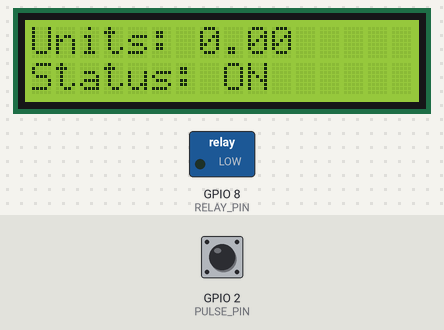
A sketch run on a simulated ESP32-S3. Parts: 16×2 character LCD, switched loads named in the sketch (green lamp = pin HIGH). The inputs (shaded band) are chosen by the test bench; at power-on: GPIO 2 (PULSE_PIN) HIGH. What the sketch prints to the serial monitor is not drawn.

Above: at 5.6 s.
5.7 s: GPIO 2 (PULSE_PIN) pulled LOW for 0.15 s
8.8 s: GPIO 2 (PULSE_PIN) pulled LOW for 1 s
At 10.6 s:
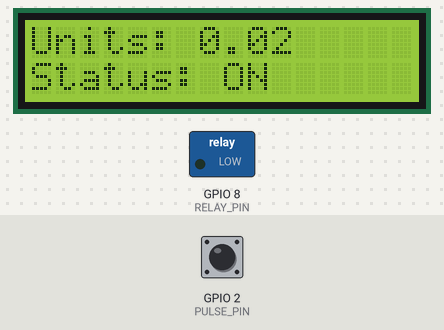
11.5 s: GPIO 2 (PULSE_PIN) pulled LOW for 0.15 s
14.6 s: GPIO 2 (PULSE_PIN) pulled LOW for 1 s
At 15.6 s:
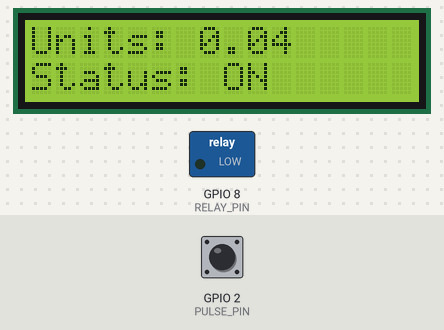
Timing chart, 0 to 17.6 s (numbered marks = the images above; inputs shaded):
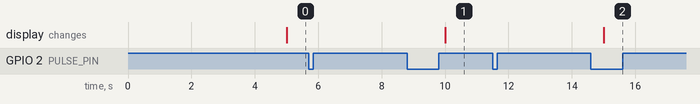

Measured:
- after the input at 5.7 s, every drawn part: stays the same
- after the input at 8.8 s, the display: changes after 1.2 s (image 1)
- after the input at 11.5 s, every drawn part: stays the same
- after the input at 14.6 s, the display: changes after 0.40 s (image 2)

The sketch:

smart-meter.ino
```cpp
// Arduino Smart Meter Firmware
// ------------------------------------------------------------
// Counts pulses from an optocoupler, displays units on a 16x2 LCD, controls a relay,
// and sends unit values over Serial for ESP8266 bridging.
// ------------------------------------------------------------

#include <LiquidCrystal.h>

// ----- Pin configuration -----
const uint8_t PULSE_PIN = 2;        // Interrupt‑capable pin
const uint8_t RELAY_PIN = 8;        // Relay control
// LCD pins (RS, EN, D4, D5, D6, D7)
const uint8_t LCD_RS = 12;
const uint8_t LCD_EN = 11;
const uint8_t LCD_D4 = 5;
const uint8_t LCD_D5 = 4;
const uint8_t LCD_D6 = 3;
const uint8_t LCD_D7 = 6;

LiquidCrystal lcd(LCD_RS, LCD_EN, LCD_D4, LCD_D5, LCD_D6, LCD_D7);

// ----- Runtime variables -----
volatile unsigned long pulseCount = 0;   // updated in ISR
const float UNITS_PER_PULSE = 0.01;      // 100 pulses = 1 kWh (adjust as needed)
const float THRESHOLD_UNITS = 1.0;      // turn relay off when >= threshold

unsigned long lastPrint = 0;            // millis timer for Serial output
const unsigned long PRINT_INTERVAL = 5000; // 5 s

// ------------------------------------------------------------
void IRAM_ATTR pulseISR() {
  pulseCount++;
}

void setup() {
  pinMode(PULSE_PIN, INPUT_PULLUP);
  attachInterrupt(digitalPinToInterrupt(PULSE_PIN), pulseISR, FALLING);

  pinMode(RELAY_PIN, OUTPUT);
  digitalWrite(RELAY_PIN, LOW); // relay OFF initially (assumes LOW = off)

  lcd.begin(16, 2);
  lcd.print("Units: 0.00");
  lcd.setCursor(0, 1);
  lcd.print("Status: OK   ");

  Serial.begin(115200);
  Serial.println(F("SMART_METER_READY"));
}

void loop() {
  unsigned long now = millis();
  if (now - lastPrint >= PRINT_INTERVAL) {
    float units = pulseCount * UNITS_PER_PULSE;
    // Update LCD
    lcd.setCursor(7, 0);
    lcd.print("      "); // clear
    lcd.setCursor(7, 0);
    lcd.print(units, 2);
    // Relay logic
    if (units >= THRESHOLD_UNITS) {
      digitalWrite(RELAY_PIN, HIGH); // turn load OFF (assumes HIGH disables)
      lcd.setCursor(8, 1);
      lcd.print("OFF");
    } else {
      digitalWrite(RELAY_PIN, LOW);
      lcd.setCursor(8, 1);
      lcd.print("ON ");
    }
    // Serial output for ESP8266
    Serial.print(F("UNITS:"));
    Serial.println(units, 2);
    lastPrint = now;
  }
}
```
